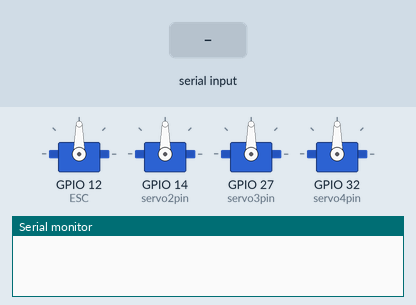
A sketch run on a simulated ESP32. Shown: 4 × servo, the last lines printed to the serial monitor. The inputs (shaded band) are chosen by the test bench.

Above: at 1.2 s.
1.3 s: "x90\n" received over Serial
4.3 s: "L" received over Serial
At 7.0 s:
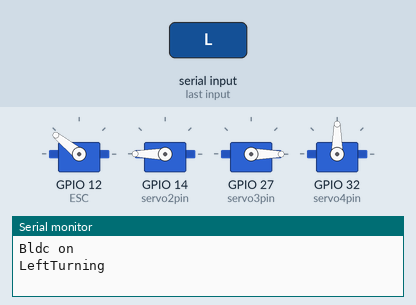
7.3 s: "A90\n" received over Serial
At 8.5 s:
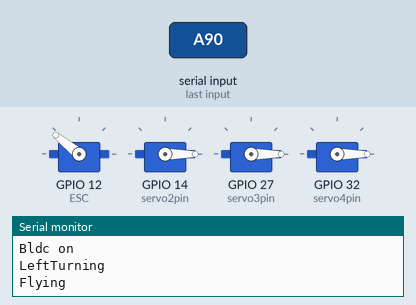
8.8 s: "B90\n" received over Serial
At 9.7 s:
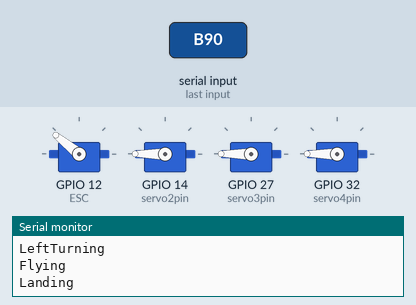
10.3 s: "R90\n" received over Serial
At 10.8 s:
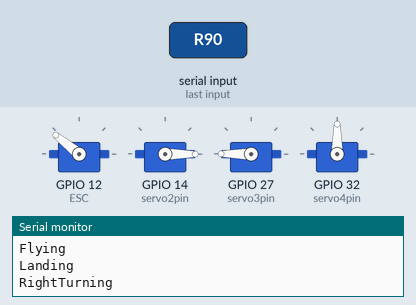
11.8 s: "x,45\n" received over Serial
Timing chart, 0 to 17.9 s (numbered marks = the images above; inputs shaded):
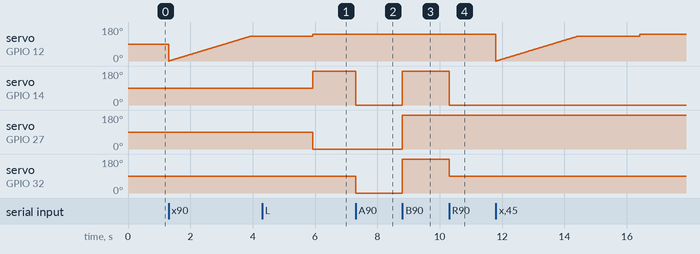

The sketch:

sketch_oct19a.ino
```cpp
#include <ESP32Servo.h>

// Initialize Servo objects for ESC and three additional servos
Servo ESC;
Servo myservo2;
Servo myservo3;
Servo myservo4;

// Define pin numbers for servos
const int servo2pin = 14; // Angle initiates from 90 degree
const int servo3pin = 27; // Angle initiates from 90 degree
const int servo4pin = 32; // Angle initiates from 90 degree

// Variable to store the received character from Serial communication
char receivedChar;

// Setup function, runs once when the program starts
void setup() {
  // Begin serial communication at 115200 baud
  Serial.begin(115200);

  // Attach ESC to pin 32
  ESC.attach(12);

  // Attach servos to their respective pins
  myservo2.attach(servo2pin);
  myservo3.attach(servo3pin);
  myservo4.attach(servo4pin);
}

// Loop function, runs repeatedly as long as the program is running
void loop() {
  // Check if there's data available in the Serial buffer
  if (Serial.available()) {
    // Read the received character
    receivedChar = Serial.read();

    // Perform common actions for 'x' and other characters
    if (receivedChar == 'x') {
      BLDC(); // Run the BLDC function
    } else if (receivedChar == 's') {
      ESC.write(0); // Set ESC servo to 0 position
    } else if (receivedChar == 'A') {
      FLY(); // Run the FLY function
    } else if (receivedChar == 'B') {
      LAND(); // Run the LAND function
    } else if (receivedChar == 'R') {
      RIGHT(); // Run the RIGHT function
    } else if (receivedChar == 'L') {
      LEFT(); // Run the LEFT function
    }
  }
}

// Function to control BLDC motor
void BLDC() {
  for (int i = 0; i <= 130; i++) {
    ESC.write(i);
    delay(20);
  }
  for (int i = 0; i >= 130; i--) {
    ESC.write(i);
    delay(20);
  }
  // Print message and set ESC servo to a high value
  Serial.println("Bldc on");
  delay(2000);
  ESC.write(2000);
}

// Function to set all three servos to 0 position for flying
void FLY() {
  myservo2.write(0);
  myservo3.write(0);
  myservo4.write(0);
  Serial.println("Flying");
}

// Function to turn right by adjusting servo angles
void RIGHT() {
  myservo2.write(0);
  myservo3.write(180);
  myservo4.write(90);
  Serial.println("RightTurning");
}

// Function to turn left by adjusting servo angles
void LEFT() {
  myservo2.write(180);
  myservo3.write(0);
  myservo4.write(90);
  Serial.println("LeftTurning");
}

// Function to set all three servos to 180 for landing
void LAND() {
  myservo2.write(180);
  myservo3.write(180);
  myservo4.write(180);
  Serial.println("Landing");
}


//For adjusting speed of the plane

void ADJUST_SPEED() {
  // Prompt the user to enter a speed value
  Serial.println("Enter speed value (0-130): ");

  // Wait for user input
  while (!Serial.available()) {
    delay(10);
  }

  // Read the entered speed value
  int speedValue = Serial.parseInt();

  // Validate the speed value to be within a reasonable range
  if (speedValue >= 0 && speedValue <= 130) {
    // Adjust the speed of the BLDC motor
    for (int i = 0; i <= speedValue; i++) {
      ESC.write(i);
      delay(20);
    }

    // Print a message indicating the speed adjustment
    Serial.print("Speed adjusted to: ");
    Serial.println(speedValue);
  } else {
    // Print an error message for an invalid speed value
    Serial.println("Invalid speed value. Please enter a value between 0 and 130.");
  }
}
```

Measured:
- after the input at 4.3 s, servo on GPIO 14 (servo2pin): 90° → 180° after 1.6 s; servo on GPIO 27 (servo3pin): 90° → 0° after 1.6 s
- after the input at 7.3 s, servo on GPIO 14 (servo2pin): 180° → 0° at once; servo on GPIO 32 (servo4pin): 90° → 0° at once
- after the input at 8.8 s, servo on GPIO 14 (servo2pin), servo on GPIO 27 (servo3pin), servo on GPIO 32 (servo4pin): 0° → 180° at once
- after the input at 10.3 s, servo on GPIO 14 (servo2pin): 180° → 0° at once; servo on GPIO 32 (servo4pin): 180° → 90° at once
